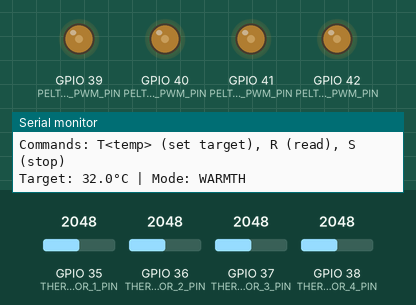
Simulated run of this program. Board: ESP32-S3. Parts: output pins drawn as LEDs (lit = HIGH), the last lines printed to the serial monitor. The test bench sets the inputs (shaded band); at power-on: GPIO 35 (THERMISTOR_1_PIN) = 2048, GPIO 36 (THERMISTOR_2_PIN) = 2048, GPIO 37 (THERMISTOR_3_PIN) = 2048, GPIO 38 (THERMISTOR_4_PIN) = 2048 (analog values on the 0–4095 scale). WiFi joins after 1.5 s; servers stay silent unless stated.

Above: at 3.78 s.
3.8 s: GPIO 35 (THERMISTOR_1_PIN) set to 1228
6.8 s: GPIO 36 (THERMISTOR_2_PIN) set to 2866
9.8 s: GPIO 36 (THERMISTOR_2_PIN) set to 3972
At 10.8 s:
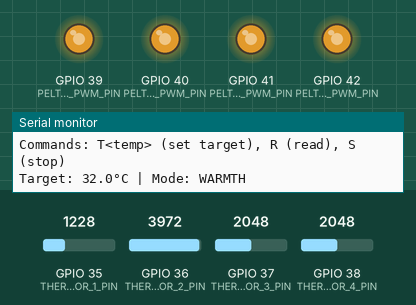
11.3 s: GPIO 37 (THERMISTOR_3_PIN) set to 460
At 12.1 s:
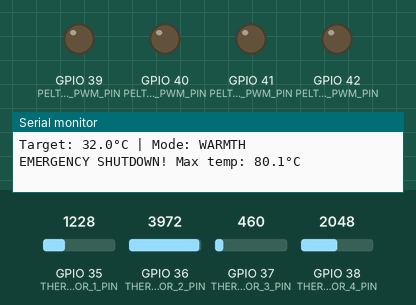
Timing chart, 0 to 13.8 s (numbered marks = the images above; inputs shaded):
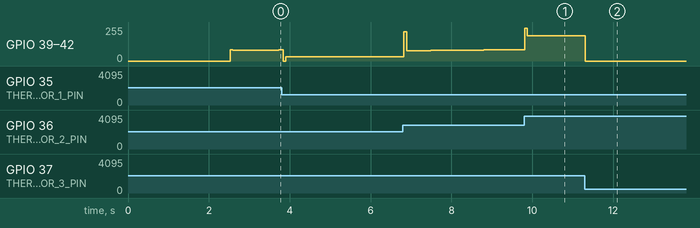

Measured:
- after the input at 9.8 s, GPIO 39 (PELTIER_1_PWM_PIN), GPIO 40 (PELTIER_2_PWM_PIN), GPIO 41 (PELTIER_3_PWM_PIN), GPIO 42 (PELTIER_4_PWM_PIN): 85/255 → 190/255 at once
- after the input at 11.3 s, GPIO 39 (PELTIER_1_PWM_PIN), GPIO 40 (PELTIER_2_PWM_PIN), GPIO 41 (PELTIER_3_PWM_PIN), GPIO 42 (PELTIER_4_PWM_PIN): 190/255 → 0/255 at once

The program:

main.cpp
```cpp
#include <Arduino.h>
#include <WiFi.h>
#include <WiFiUdp.h>
#include "pin_map.h"

// WiFi Configuration
const char* WIFI_SSID = "YourSSID";
const char* WIFI_PASSWORD = "YourPassword";
const uint16_t UDP_PORT = 9003;

// Temperature Configuration
#define DEFAULT_TARGET_TEMP     32.0f   // Default warmth mode (°C)
#define COOL_TARGET_TEMP        20.0f   // Cool mode target (°C)
#define HARD_CUTOFF_TEMP        50.0f   // Emergency shutoff
#define SOFT_LIMIT_TEMP         45.0f   // Begin power reduction

// PID Configuration
#define KP  10.0f   // Proportional gain
#define KI  0.5f    // Integral gain
#define KD  2.0f    // Derivative gain

// Thermistor Configuration (NTC 10K @ 25°C, B=3950)
#define SERIES_RESISTOR     10000.0f
#define THERMISTOR_NOMINAL  10000.0f
#define TEMPERATURE_NOMINAL 25.0f
#define B_COEFFICIENT       3950.0f

// Global State
float targetTemp = DEFAULT_TARGET_TEMP;
bool systemActive = true;
unsigned long lastUdpBroadcast = 0;

// PID State
float lastError = 0.0f;
float integral = 0.0f;
unsigned long lastPidUpdate = 0;

// WiFi UDP
WiFiUDP udp;

// Function Prototypes
float readTemperature(uint8_t pin);
float calculatePidOutput(float currentTemp, float targetTemp);
void setPeltierPower(uint8_t channel, uint8_t power);
void handleSerialCommands();
void broadcastTemperatureData();
void emergencyShutdown();

void setup() {
    Serial.begin(115200);
    delay(1000);
    Serial.println("\n=== Thermal Pad System Initializing ===");

    // Configure ADC
    analogReadResolution(ADC_RESOLUTION);
    analogSetAttenuation(ADC_11db);  // Full range 0-3.3V

    // Configure PWM channels for Peltier modules
    ledcSetup(PWM_CHANNEL_1, PWM_FREQUENCY, PWM_RESOLUTION);
    ledcSetup(PWM_CHANNEL_2, PWM_FREQUENCY, PWM_RESOLUTION);
    ledcSetup(PWM_CHANNEL_3, PWM_FREQUENCY, PWM_RESOLUTION);
    ledcSetup(PWM_CHANNEL_4, PWM_FREQUENCY, PWM_RESOLUTION);

    ledcAttachPin(PELTIER_1_PWM_PIN, PWM_CHANNEL_1);
    ledcAttachPin(PELTIER_2_PWM_PIN, PWM_CHANNEL_2);
    ledcAttachPin(PELTIER_3_PWM_PIN, PWM_CHANNEL_3);
    ledcAttachPin(PELTIER_4_PWM_PIN, PWM_CHANNEL_4);

    // Initialize all Peltiers to 0
    setPeltierPower(PWM_CHANNEL_1, 0);
    setPeltierPower(PWM_CHANNEL_2, 0);
    setPeltierPower(PWM_CHANNEL_3, 0);
    setPeltierPower(PWM_CHANNEL_4, 0);

    Serial.println("PWM channels configured");

    // Connect to WiFi
    Serial.printf("Connecting to WiFi: %s\n", WIFI_SSID);
    WiFi.mode(WIFI_STA);
    WiFi.begin(WIFI_SSID, WIFI_PASSWORD);

    int attempts = 0;
    while (WiFi.status() != WL_CONNECTED && attempts < 20) {
        delay(500);
        Serial.print(".");
        attempts++;
    }

    if (WiFi.status() == WL_CONNECTED) {
        Serial.printf("\nWiFi connected! IP: %s\n", WiFi.localIP().toString().c_str());
        udp.begin(UDP_PORT);
        Serial.printf("UDP broadcasting on port %d\n", UDP_PORT);
    } else {
        Serial.println("\nWiFi connection failed - continuing without network");
    }

    Serial.println("=== System Ready ===");
    Serial.println("Commands: T<temp> (set target), R (read), S (stop)");
    Serial.printf("Target: %.1f°C | Mode: %s\n",
                  targetTemp,
                  targetTemp >= 30.0f ? "WARMTH" : "COOL");
}

void loop() {
    // Read average temperature from all thermistors
    float temps[4];
    temps[0] = readTemperature(THERMISTOR_1_PIN);
    temps[1] = readTemperature(THERMISTOR_2_PIN);
    temps[2] = readTemperature(THERMISTOR_3_PIN);
    temps[3] = readTemperature(THERMISTOR_4_PIN);

    float avgTemp = (temps[0] + temps[1] + temps[2] + temps[3]) / 4.0f;
    float maxTemp = max(max(temps[0], temps[1]), max(temps[2], temps[3]));

    // Safety checks
    if (maxTemp >= HARD_CUTOFF_TEMP) {
        emergencyShutdown();
        Serial.printf("EMERGENCY SHUTDOWN! Max temp: %.1f°C\n", maxTemp);
        delay(5000);
        return;
    }

    // PID control
    if (systemActive) {
        float pidOutput = calculatePidOutput(avgTemp, targetTemp);

        // Apply soft limit
        if (maxTemp >= SOFT_LIMIT_TEMP) {
            float reduction = (maxTemp - SOFT_LIMIT_TEMP) / (HARD_CUTOFF_TEMP - SOFT_LIMIT_TEMP);
            pidOutput *= (1.0f - reduction * 0.5f);  // Reduce by up to 50%
        }

        // Constrain and apply to all Peltier modules
        uint8_t power = constrain((int)pidOutput, 0, 255);
        setPeltierPower(PWM_CHANNEL_1, power);
        setPeltierPower(PWM_CHANNEL_2, power);
        setPeltierPower(PWM_CHANNEL_3, power);
        setPeltierPower(PWM_CHANNEL_4, power);
    }

    // Handle serial commands
    handleSerialCommands();

    // UDP broadcast every 500ms
    if (millis() - lastUdpBroadcast >= 500) {
        broadcastTemperatureData();
        lastUdpBroadcast = millis();
    }

    delay(50);  // 20 Hz control loop
}

float readTemperature(uint8_t pin) {
    // Average multiple ADC readings
    uint32_t sum = 0;
    for (int i = 0; i < ADC_SAMPLES; i++) {
        sum += analogRead(pin);
        delayMicroseconds(100);
    }
    float average = sum / (float)ADC_SAMPLES;

    // Convert ADC to resistance
    float resistance = SERIES_RESISTOR / ((4095.0f / average) - 1.0f);

    // Steinhart-Hart equation (simplified Beta formula)
    float steinhart = resistance / THERMISTOR_NOMINAL;
    steinhart = log(steinhart);
    steinhart /= B_COEFFICIENT;
    steinhart += 1.0f / (TEMPERATURE_NOMINAL + 273.15f);
    steinhart = 1.0f / steinhart;
    float tempC = steinhart - 273.15f;

    return tempC;
}

float calculatePidOutput(float currentTemp, float targetTemp) {
    unsigned long now = millis();
    float dt = (now - lastPidUpdate) / 1000.0f;  // Convert to seconds

    if (dt <= 0) dt = 0.05f;  // Prevent division by zero

    float error = targetTemp - currentTemp;

    // Proportional
    float pTerm = KP * error;

    // Integral (with anti-windup)
    integral += error * dt;
    integral = constrain(integral, -50.0f, 50.0f);
    float iTerm = KI * integral;

    // Derivative
    float dTerm = KD * ((error - lastError) / dt);

    // Combine
    float output = pTerm + iTerm + dTerm;

    // Update state
    lastError = error;
    lastPidUpdate = now;

    return constrain(output, 0.0f, 255.0f);
}

void setPeltierPower(uint8_t channel, uint8_t power) {
    ledcWrite(channel, power);
}

void handleSerialCommands() {
    while (Serial.available()) {
        char cmd = Serial.read();

        if (cmd == 'T' || cmd == 't') {
            // Set target temperature
            float newTarget = Serial.parseFloat();
            if (newTarget >= 15.0f && newTarget <= 40.0f) {
                targetTemp = newTarget;
                integral = 0;  // Reset integral term
                systemActive = true;
                Serial.printf("Target set to %.1f°C\n", targetTemp);
            } else {
                Serial.println("Error: Temperature must be 15-40°C");
            }
        }
        else if (cmd == 'R' || cmd == 'r') {
            // Read current temperatures
            Serial.println("--- Current Readings ---");
            Serial.printf("T1: %.1f°C | T2: %.1f°C | T3: %.1f°C | T4: %.1f°C\n",
                         readTemperature(THERMISTOR_1_PIN),
                         readTemperature(THERMISTOR_2_PIN),
                         readTemperature(THERMISTOR_3_PIN),
                         readTemperature(THERMISTOR_4_PIN));
            Serial.printf("Target: %.1f°C | Active: %s\n",
                         targetTemp,
                         systemActive ? "YES" : "NO");
        }
        else if (cmd == 'S' || cmd == 's') {
            // Stop system
            systemActive = false;
            setPeltierPower(PWM_CHANNEL_1, 0);
            setPeltierPower(PWM_CHANNEL_2, 0);
            setPeltierPower(PWM_CHANNEL_3, 0);
            setPeltierPower(PWM_CHANNEL_4, 0);
            integral = 0;
            Serial.println("System stopped");
        }

        // Clear remaining buffer
        while (Serial.available()) Serial.read();
    }
}

void broadcastTemperatureData() {
    if (WiFi.status() != WL_CONNECTED) return;

    float temps[4];
    temps[0] = readTemperature(THERMISTOR_1_PIN);
    temps[1] = readTemperature(THERMISTOR_2_PIN);
    temps[2] = readTemperature(THERMISTOR_3_PIN);
    temps[3] = readTemperature(THERMISTOR_4_PIN);

    float avgTemp = (temps[0] + temps[1] + temps[2] + temps[3]) / 4.0f;

    // Format: timestamp,t1,t2,t3,t4,avg,target,active
    char buffer[128];
    snprintf(buffer, sizeof(buffer),
             "%lu,%.2f,%.2f,%.2f,%.2f,%.2f,%.2f,%d\n",
             millis(),
             temps[0], temps[1], temps[2], temps[3],
             avgTemp, targetTemp, systemActive ? 1 : 0);

    udp.beginPacket(IPAddress(255, 255, 255, 255), UDP_PORT);
    udp.write((uint8_t*)buffer, strlen(buffer));
    udp.endPacket();
}

void emergencyShutdown() {
    systemActive = false;
    setPeltierPower(PWM_CHANNEL_1, 0);
    setPeltierPower(PWM_CHANNEL_2, 0);
    setPeltierPower(PWM_CHANNEL_3, 0);
    setPeltierPower(PWM_CHANNEL_4, 0);
    integral = 0;
    lastError = 0;
}
```

pin_map.h
```cpp
#ifndef PIN_MAP_H
#define PIN_MAP_H

// ESP32-S3 Pin Assignments for Thermal Pad System
// Board: ESP32-S3-DevKitC-1-N8R8 (2nd unit)

// NTC Thermistor ADC Inputs (4 channels)
#define THERMISTOR_1_PIN    35  // ADC1_CH4
#define THERMISTOR_2_PIN    36  // ADC1_CH5
#define THERMISTOR_3_PIN    37  // ADC1_CH6
#define THERMISTOR_4_PIN    38  // ADC1_CH7

// MOSFET PWM Outputs for Peltier Modules (4 channels)
#define PELTIER_1_PWM_PIN   39  // PWM capable
#define PELTIER_2_PWM_PIN   40  // PWM capable
#define PELTIER_3_PWM_PIN   41  // PWM capable
#define PELTIER_4_PWM_PIN   42  // PWM capable

// PWM Configuration
#define PWM_FREQUENCY       25000   // 25 kHz for smooth Peltier control
#define PWM_RESOLUTION      8       // 8-bit resolution (0-255)
#define PWM_CHANNEL_1       0
#define PWM_CHANNEL_2       1
#define PWM_CHANNEL_3       2
#define PWM_CHANNEL_4       3

// ADC Configuration
#define ADC_RESOLUTION      12      // 12-bit ADC (0-4095)
#define ADC_SAMPLES         10      // Number of samples for averaging

#endif // PIN_MAP_H
```
